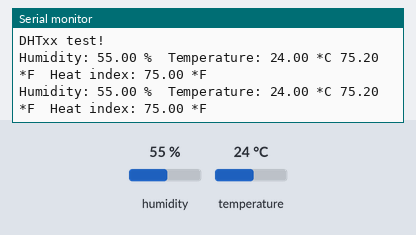
This sketch was run on a simulated Arduino Uno, built with avr-gcc and run on an emulated ATmega328P. Parts: the last lines printed to the serial monitor. Inputs (shaded band) come from the test bench; at power-on: humidity 55 %, temperature 24 °C.

Above: at 4.8 s.
4.9 s: humidity set to 22 %
At 7.1 s:
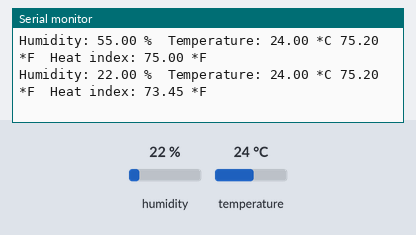
7.9 s: temperature set to 12 °C
At 8.5 s:
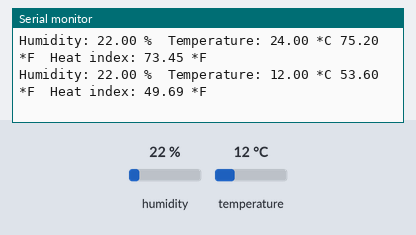
10.9 s: humidity set to 40 %
At 12.5 s:
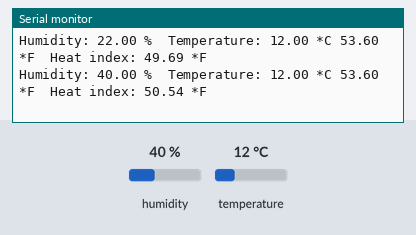
13.9 s: temperature set to 41 °C
At 15.2 s:
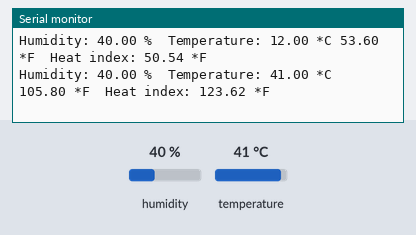
Timing chart, 0 to 16.9 s (numbered marks = the images above; inputs shaded):
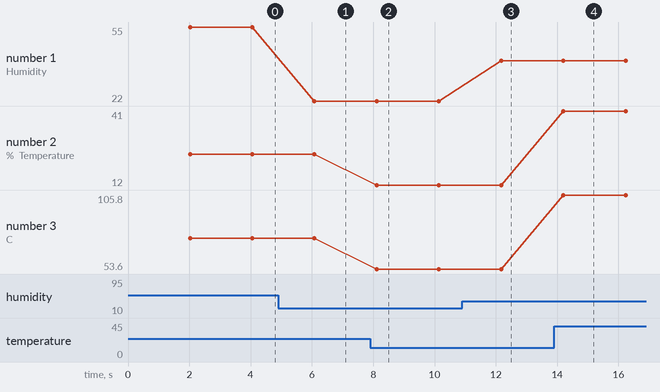

The sketch:

humidity_and_temp_simple.ino
```cpp
// Example testing sketch for various DHT humidity/temperature sensors
// Written by ladyada, public domain

#include "DHT.h"

#define DHTPIN 2     // what pin we're connected to

#define DHTTYPE DHT11     // DHT 11
//#define DHTTYPE DHT22   // DHT 22 (AM2302)
//#define DHTTYPE DHT21   // DHT 21 (AM2301)

// Initialize DHT sensor for normal 16mhz Arduino
DHT dht(DHTPIN, DHTTYPE);

void setup() {
  Serial.begin(9600);
  Serial.println("DHTxx test!");

  dht.begin();
}

void loop() {
  delay(2000);
  float h = dht.readHumidity();
  float t = dht.readTemperature();
  float f = dht.readTemperature(true);
  if (isnan(h) || isnan(t) || isnan(f)) {
    Serial.println("Failed to read from DHT sensor!");
    return;
  }
  float hi = dht.computeHeatIndex(f, h);
  Serial.print("Humidity: ");
  Serial.print(h);
  Serial.print(" %\t");
  Serial.print("Temperature: ");
  Serial.print(t);
  Serial.print(" *C ");
  Serial.print(f);
  Serial.print(" *F\t");
  Serial.print("Heat index: ");
  Serial.print(hi);
  Serial.println(" *F");
}
```

Measured:
- after the input at 4.9 s, the serial monitor: prints a new line after 1.2 s (image 1)
- after the input at 7.9 s, the serial monitor: prints a new line after 0.21 s (image 2)
- after the input at 10.9 s, the serial monitor: prints a new line after 1.3 s (image 3)
- after the input at 13.9 s, the serial monitor: prints a new line after 0.30 s (image 4)
- plotted number 1: 55 → 22 after the input at 4.9 s, 22 → 40 after the input at 10.9 s
- plotted number 2: 24 → 12 after the input at 7.9 s, 12 → 41 after the input at 13.9 s
- plotted number 3: 75.2 → 53.6 after the input at 7.9 s, 53.6 → 105.8 after the input at 13.9 s
